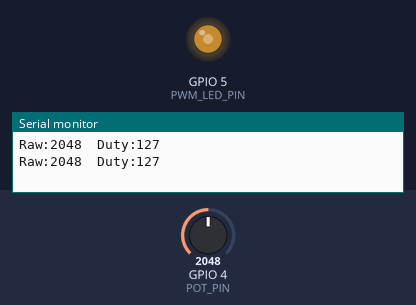
Recording of a sketch running on a simulated ESP32. Parts: output pins drawn as LEDs (lit = HIGH), the last lines printed to the serial monitor. The inputs (shaded band) are chosen by the test bench; at power-on: GPIO 4 (POT_PIN) = 2048 (analog values on the 0–4095 scale).

Above: at 1.2 s.
1.3 s: GPIO 4 (POT_PIN) set to 2866
At 2.2 s:
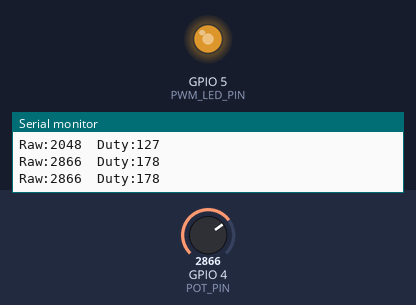
2.8 s: GPIO 4 (POT_PIN) set to 3603
At 4.0 s:
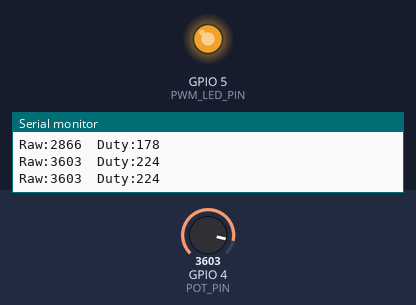
4.3 s: GPIO 4 (POT_PIN) set to 491
At 4.7 s:
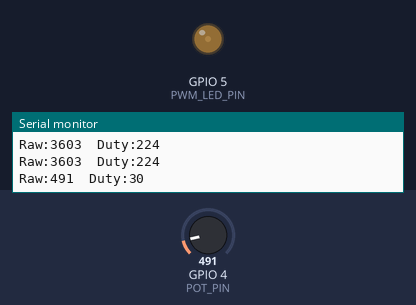
5.8 s: GPIO 4 (POT_PIN) set to 0
At 6.8 s:
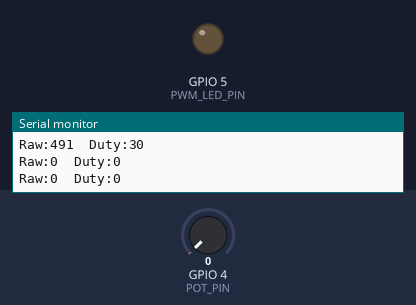
7.3 s: GPIO 4 (POT_PIN) set to 2047
At 7.7 s:
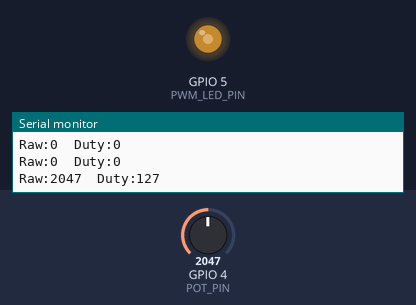
Timing chart, 0 to 9.8 s (numbered marks = the images above; inputs shaded):
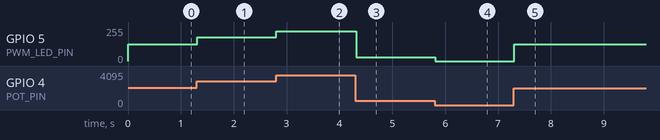

The sketch:

PWM.ino
```cpp
#include <Arduino.h>

const uint8_t POT_PIN = 4;
const uint8_t PWM_LED_PIN = 5;
bool pwmReady = false;
unsigned long lastPrint = 0;

void setup() {
  Serial.begin(115200);
  analogReadResolution(12);
  analogSetPinAttenuation(POT_PIN, ADC_11db);
  pinMode(PWM_LED_PIN, OUTPUT);
  digitalWrite(PWM_LED_PIN, LOW);
  pwmReady = ledcAttach(PWM_LED_PIN, 5000, 8);
  if (pwmReady) {
    ledcWrite(PWM_LED_PIN, 0);
  } else {
    Serial.println("PWM setup failed. Check board/core and pin.");
  }
}

void loop() {
  if (!pwmReady) {
    return;
  }
  const int raw = analogRead(POT_PIN);
  const int duty = constrain(map(raw, 0, 4095, 0, 255), 0L, 255L);
  ledcWrite(PWM_LED_PIN, duty);

  if (millis() - lastPrint >= 500) {
    lastPrint = millis();
    Serial.printf("Raw:%d\tDuty:%d\n", raw, duty);
  }
  delay(20);
}
```

Measured:
- after the input at 1.3 s, GPIO 5 (PWM_LED_PIN): 127/255 → 177/255 at once
- after the input at 2.8 s, GPIO 5 (PWM_LED_PIN): 177/255 → 223/255 at once
- after the input at 4.3 s, GPIO 5 (PWM_LED_PIN): 223/255 → 30/255 at once
- after the input at 5.8 s, GPIO 5 (PWM_LED_PIN): 30/255 → 0/255 at once
- after the input at 7.3 s, GPIO 5 (PWM_LED_PIN): 0/255 → 127/255 at once
